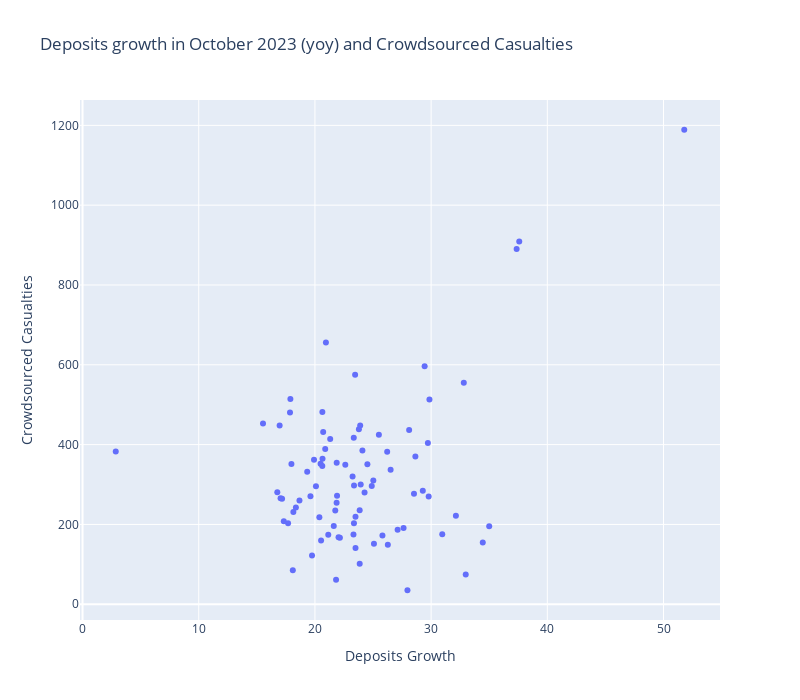

Write notebook code for a chart like this one.
### Code cell
fig = px.scatter(
    df_full,
    y='Total',
    x='pmgrowth',
    hover_name='Region',
    title="Deposits growth in October 2023 (yoy) and Crowdsourced Casualties",
    labels={"pmgrowth": "Deposits Growth", "Total": "Crowdsourced Casualties"},
    width=800, height=700
)


fig.show()

### Figure 1 — Plotly figure (JSON) as saved in the notebook; plotly's stock layout.template omitted (floating-point values rounded to 4 significant figures)
{"data": [{"hovertemplate": "<b>%{hovertext}</b><br><br>Deposits Growth=%{x}<br>Crowdsourced Casualties=%{y}<extra></extra>", "hovertext": ["Алтайский край", "Амурская область", "Архангельская область без АО", "Астраханская область", "Белгородская область", "Брянская область", "Владимирская область", "Волгоградская область", "Вологодская область", "Воронежская область", "Еврейская АО", "Забайкальский край", "Ивановская область", "Иркутская область", "Кабардино-Балкария", "Калининградская область", "Калужская область", "Камчатский край", "Карачаево-Черкесия", "Кемеровская область", "Кировская область", "Костромская область", "Краснодарский край", "Красноярский край", "Курганская область", "Курская область", "Ленинградская область", "Липецкая область", "Магаданская область", "Москва", "Московская область", "Мурманская область", "Ненецкий АО", "Нижегородская область", "Новгородская область", "Новосибирская область", "Омская область", "Оренбургская область", "Орловская область", "Пензенская область", "Пермский край", "Приморский край", "Псковская область", "Республика Адыгея", "Республика Алтай", "Республика Башкортостан", "Республика Бурятия", "Республика Дагестан", "Республика Ингушетия", "Республика Калмыкия", "Республика Карелия", "Республика Коми", "Республика Крым", "Республика Марий Эл", "Республика Мордовия", "Республика Татарстан", "Республика Тыва", "Республика Хакасия", "Ростовская область", "Рязанская область", "Самарская область", "Санкт-Петербург", "Саратовская область", "Сахалинская область", "Свердловская область", "Севастополь", "Северная Осетия", "Смоленская область", "Ставропольский край", "Тамбовская область", "Тверская область", "Томская область", "Тульская область", "Тюменская область без АО", "Удмуртская Республика", "Ульяновская область", "Хабаровский край", "Ханты-Мансийский АО", "Челябинская область", "Чеченская Республика", "Чувашская Республика", "Чукотский АО", "Якутия", "Ямало-Hенецкий АО", "Ярославская область"], "legendgroup": "", "marker": {"color": "#636efa", "symbol": "circle"}, "mode": "markers", "name": "", "orientation": "v", "showlegend": false, "type": "scatter", "x": [24.51, 32.13, 16.96, 26.22, 17.17, 22.61, 20.38, 24.89, 17.98, 21.62, 18.67, 29.44, 20.49, 24.09, 23.85, 25.02, 17.69, 15.53, 25.08, 24.27, 23.46, 21.87, 35.0, 21.9, 23.78, 21.86, 20.53, 18.14, 2.858, 27.96, 19.75, 18.36, 32.81, 17.32, 20.65, 29.79, 23.94, 23.34, 16.76, 21.75, 20.64, 26.51, 21.31, 30.96, 37.36, 25.5, 37.58, 26.27, 18.1, 28.64, 17.89, 17.85, 25.81, 28.11, 23.49, 20.71, 51.78, 29.85, 27.11, 23.32, 23.85, 21.82, 19.92, 20.94, 23.24, 34.44, 29.72, 22.15, 27.63, 17.04, 20.09, 19.61, 23.49, 28.52, 23.89, 19.33, 22.03, 23.36, 20.63, 32.98, 29.28, null, 20.88, 23.36, 21.15], "xaxis": "x", "y": [350.7, 221.6, 447.8, 381.8, 264.3, 349.3, 218.0, 296.4, 351.7, 195.8, 260.2, 596.4, 352.0, 385.2, 101.7, 310.3, 203.1, 452.8, 151.9, 279.8, 574.9, 354.6, 195.3, 271.7, 438.6, 254.3, 159.7, 231.2, 382.5, 35.09, 122.1, 242.6, 554.9, 207.7, 364.4, 269.9, 299.9, 417.1, 280.5, 235.2, 481.7, 337.2, 413.8, 175.4, 890.2, 425.0, 909.0, 149.4, 85.52, 370.4, 514.4, 480.4, 172.4, 436.9, 219.2, 431.7, 1189.0, 513.1, 186.7, 174.9, 235.4, 61.66, 362.3, 655.7, 319.8, 154.9, 404.3, 166.3, 191.1, 265.6, 295.7, 270.8, 140.8, 276.8, 447.9, 331.8, 168.0, 202.8, 346.1, 74.86, 284.4, 695.2, 389.2, 297.7, 174.2], "yaxis": "y"}], "layout": {"height": 700, "legend": {"tracegroupgap": 0}, "title": {"text": "Deposits growth in October 2023 (yoy) and Crowdsourced Casualties"}, "width": 800, "xaxis": {"anchor": "y", "domain": [0, 1], "title": {"text": "Deposits Growth"}}, "yaxis": {"anchor": "x", "domain": [0, 1], "title": {"text": "Crowdsourced Casualties"}}}}
